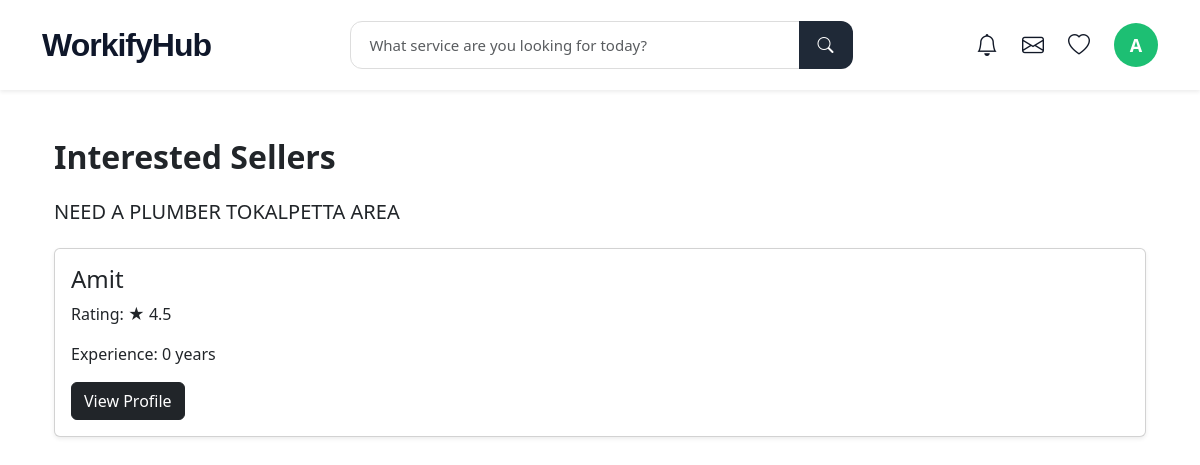
The page /job-interests/1/ (signed in) on the database its author committed.
### core/models.py (models this page shows, shortened)
class Job(models.Model):
    buyer = models.ForeignKey(
        User,
        on_delete=models.CASCADE
    )
    title = models.CharField(
        max_length=200
    )
    category = models.ForeignKey(
    Skill,
    on_delete=models.SET_NULL,
    null=True
)
    description = models.TextField()
    budget = models.IntegerField()
    created_at = models.DateTimeField(
        auto_now_add=True
    )

class JobInterest(models.Model):
    job = models.ForeignKey(
        Job,
        on_delete=models.CASCADE
    )
    seller = models.ForeignKey(
        UserProfile,
        on_delete=models.CASCADE
    )
    created_at = models.DateTimeField(
        auto_now_add=True
    )

class UserProfile(models.Model):
    user = models.OneToOneField(
        User,
        on_delete=models.CASCADE
    )
    role = models.CharField(
        max_length=20
    )
    skills = models.ManyToManyField(
    Skill,
    blank=True
)
    qualification = models.CharField(
        max_length=200,
        blank=True
    )
    education = models.CharField(
        max_length=300,
        blank=True
    )
    certification = models.CharField(
        max_length=300,
        blank=True
    )
    bio = models.TextField(
        blank=True
    )
    about = models.TextField(
        blank=True
    )
    experience = models.IntegerField(
        default=0
    )
    pricing = models.IntegerField(
        default=500
    )
    price = models.IntegerField(
        default=0
    )
    rating = models.FloatField(
        default=4.5
    )
    profile_image = models.ImageField(
        upload_to='profiles/',
        blank=True,
        null=True
    )
    resume = models.FileField(
        upload_to='resumes/',
        blank=True,
        null=True
    )
    portfolio = models.FileField(
        upload_to='portfolio/',
        blank=True,
        null=True
    )
    work_image = models.ImageField(
        upload_to='work_images/',
        blank=True,
        null=True
    )
    work_video = models.FileField(
        upload_to='work_videos/',
        blank=True,
        null=True
    )

### core/views.py (the view)
@login_required
def job_interests(request, job_id):
    job = Job.objects.get(
        id=job_id
    )
    interests = JobInterest.objects.filter(
        job=job
    )
    return render(
        request,
        'job_interests.html',
        {
            'job': job,
            'interests': interests
        }
    )

### templates/job_interests.html
{% extends 'base.html' %}
{% block content %}
<div class="container mt-5">
    <h2 class="fw-bold mb-4">
        Interested Sellers
    </h2>
    <h5 class="mb-4">
        {{ job.title }}
    </h5>
    {% for interest in interests %}
    <div class="card shadow-sm mb-3">
        <div class="card-body">
            <h4>
                {{ interest.seller.user.username }}
            </h4>
            <p>
                Rating:
                ★ {{ interest.seller.rating }}
            </p>
            <p>
                Experience:
                {{ interest.seller.experience }} years
            </p>
            <a
                href="/worker/{{ interest.seller.id }}/"
                class="btn btn-dark"
            >
                View Profile
            </a>
        </div>
    </div>
    {% empty %}
    <p>
        No sellers interested yet.
    </p>
    {% endfor %}
</div>
{% endblock %}

### templates/base.html (shortened to what this page needs)
<!DOCTYPE html>
<html>
<head>
    <link href="https://cdn.jsdelivr.net/npm/bootstrap@5.3.0/dist/css/bootstrap.min.css"
          rel="stylesheet">
    <link rel="stylesheet"
          href="https://cdn.jsdelivr.net/npm/bootstrap-icons@1.11.3/font/bootstrap-icons.min.css">
</head>
<body>
<nav class="navbar navbar-expand-lg bg-white shadow-sm py-3">
    <div class="container">
        <a class="navbar-brand brand-logo"
           href="/">
            WorkifyHub
        </a>
        {% if request.user.is_authenticated %}
        <div class="navbar-search mx-auto">
            <form action="/workers/" method="GET">
                <div class="input-group">
                    <input type="text"
                           name="q"
                           class="form-control search-input-navbar"
                           placeholder="What service are you looking for today?">
                    <button class="btn search-btn">
                        <i class="bi bi-search"></i>
                    </button>
                </div>
            </form>
        </div>
        <div class="d-flex align-items-center gap-4">
<div class="dropdown">
    <span class="nav-icon position-relative"
          data-bs-toggle="dropdown">
        <i class="bi bi-bell"></i>
    </span>
</div>
<div class="dropdown">
    <span class="nav-icon position-relative"
          data-bs-toggle="dropdown">
        <i class="bi bi-envelope"></i>
    </span>
</div>
            <span class="nav-icon">
                <i class="bi bi-heart"></i>
            </span>
            <div class="dropdown">
                <div class="profile-avatar"
                     data-bs-toggle="dropdown">
                    {{ request.user.username|first|upper }}
                </div>
            </div>
        </div>
        {% endif %}
    </div>
</nav>
<div class="container mt-4">
    {% block content %}
    {% endblock %}
</div>
</body>
</html>

### templates/base.html (style rules this page uses)
.brand-logo { font-size:32px; font-weight:800; color:#0f172a !important; letter-spacing:-1px; font-family:'Trebuchet MS', sans-serif; }
.navbar-search { width:45%; }
.search-input-navbar { height:48px; border-radius:12px 0 0 12px !important; border:1px solid #ddd; padding-left:18px; font-size:15px; }
.search-btn { background:#1f2937; color:white; border-radius:0 12px 12px 0 !important; padding:0 18px; }
.nav-icon { font-size:22px; cursor:pointer; color:#111827; transition:0.2s; }
.profile-avatar { width:44px; height:44px; border-radius:50%; background:#1dbf73; color:white; display:flex; align-items:center; justify-content:center; font-weight:700; cursor:pointer; font-size:18px; }

### rows shown on the page
Job: title "NEED A PLUMBER TOKALPETTA AREA"
JobInterest: seller.user.username "Amit", seller.rating "4.5", seller.experience "0"

### other values the page prints
{{ request.user.username|first|upper }} "A"
